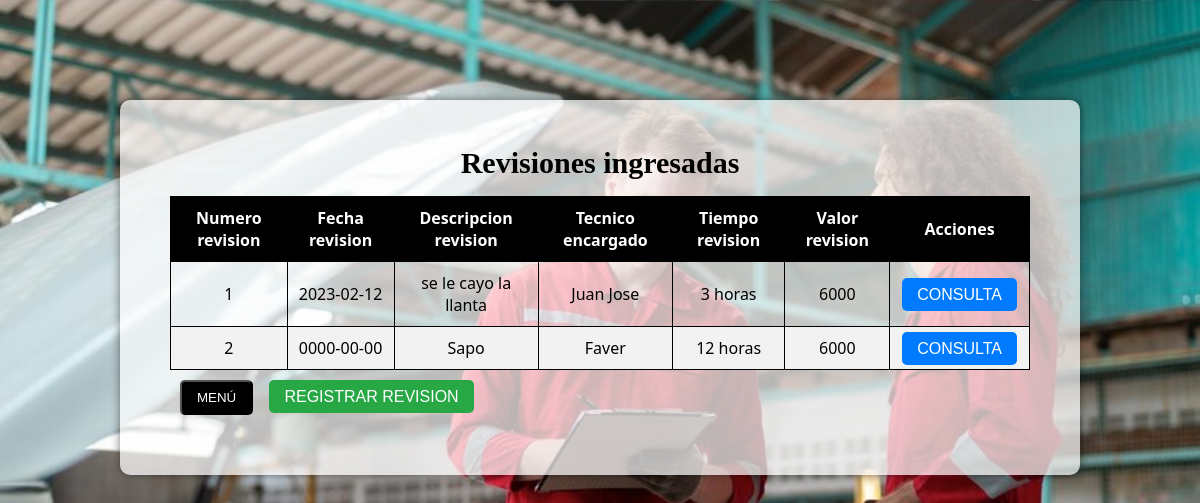
Screenshot of /crud_revision/index.php with the database file from the repository.
### tables this page shows
CREATE TABLE `revision` (
  `numero_revision` int(11) NOT NULL,
  `fecha_revision` date NOT NULL,
  `descripcion_revision` varchar(100) NOT NULL,
  `tecnico_encargado` varchar(25) NOT NULL,
  `tiempo_de_revision` varchar(20) NOT NULL,
  `valor_de_revision` varchar(6) NOT NULL
);

### crud_revision/index.php (the view, shortened to what this page needs)
<?php
	$conectar = connection();
	$busqueda = "SELECT * FROM revision";
	$consultar = mysqli_query($conectar, $busqueda);
?>
<!DOCTYPE html>
<html lang="en">
<head>
    <link href="css/estilo_index_revision.css" rel="stylesheet">
</head>
<body>
	<div class="container">
		<h2>Revisiones ingresadas</h2>
		<table>
			<thead>
				<tr>
					<th>Numero revision</th>
					<th>Fecha revision</th>
					<th>Descripcion revision</th>
					<th>Tecnico encargado</th>
					<th>Tiempo revision</th>
					<th>Valor revision</th>
					<th>Acciones</th>
				</tr>
			</thead>
			<tbody>
				<?php while ($row = mysqli_fetch_array($consultar)): ?>
					<tr>
						<td><?= $row['numero_revision'] ?></td>
						<td><?= $row['fecha_revision'] ?></td>
						<td><?= $row['descripcion_revision'] ?></td>
						<td><?= $row['tecnico_encargado'] ?></td>
						<td><?= $row['tiempo_de_revision'] ?></td>
						<td><?= $row['valor_de_revision'] ?></td>
						<td><a href="consulta.php?numero_revision=<?= $row['numero_revision'] ?>" class="btn consult-btn">Consulta</a></td>
					</tr>
				<?php endwhile; ?>
			</tbody>
		</table>
		<input type="button" class="menu-button" onclick="window.location.href='../menu.php';" value="Menú"/>
		<a href="revision.php" class="btn create-btn">Registrar revision</a>
	</div>
</body>
</html>

### crud_revision/css/estilo_index_revision.css (style rules this page uses)
* { box-sizing: border-box; margin: 0; padding: 0; }
body { font-family: 'Segoe UI', sans-serif; background-image: url('../img/revisionindex.jpg'); background-size: cover; margin: 0; padding: 0; }
.container { background-color: rgba(255, 255, 255, 0.704); border-radius: 10px; width: 80%; height: 100%; margin: 0 auto; padding: 50px; box-shadow: 0 0 10px rgba(0, 0, 0, 0.5); margin-top: 100px; }
h2 { text-align: center; margin-bottom: 20px; font-family: Copperplate, "Copperplate Gothic Light", fantasy; font-size: 24px; font-style: normal; font-variant: normal; font-weight: 700; line-height: 26.4px; font-size: 30px; }
table { width: 100%; border-collapse: collapse; }
table, th, td { border: 1px solid #000; }
th, td { padding: 10px; text-align: center; }
th { background-color: #000; color: #fff; }
tr:nth-child(even) { background-color: #f2f2f2; }
.btn { border-radius: 5px; padding: 8px 15px; margin: 2px; color: #fff; font-family: sans-serif; text-transform: uppercase; text-align: center; text-decoration: none; }
.consult-btn { background-color: #007bff; }
.create-btn { background-color: #28a745; }
.menu-button { border-radius: 5px; padding: 8px 15px; margin: 10px; color: #fff; background-color: #000; font-family: sans-serif; text-transform: uppercase; text-align: center; text-decoration: none; display: inline-block; cursor: pointer; }

### rows the page displays
revision: numero_revision "1", fecha_revision "2023-02-12", descripcion_revision "se le cayo la llanta", tecnico_encargado "Juan Jose", tiempo_de_revision "3 horas", valor_de_revision "6000"
revision: numero_revision "2", fecha_revision "0000-00-00", descripcion_revision "Sapo", tecnico_encargado "Faver", tiempo_de_revision "12 horas", valor_de_revision "6000"
